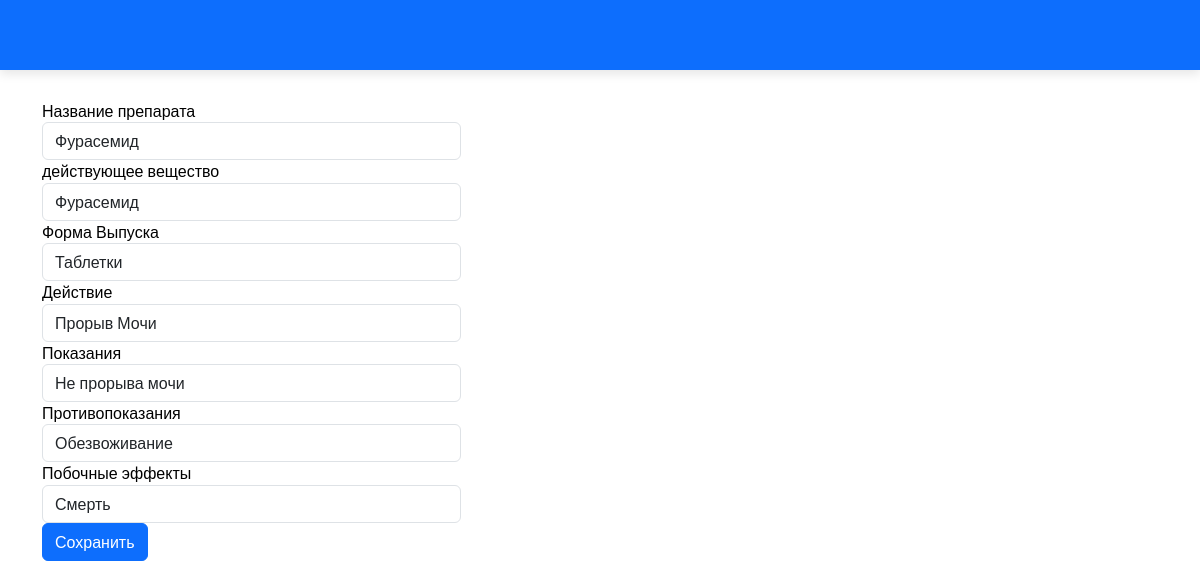
Page /edit/2/ on the committed database.
### app1/models.py (models this page shows)
class Farma(models.Model):
    name = models.CharField(max_length=50)
    agent = models.CharField(max_length=50)
    form = models.CharField(max_length=10)
    action = models.CharField(max_length=500)
    need = models.CharField(max_length=500)
    non = models.CharField(max_length=500)
    subAction = models.CharField(max_length=500)

### app1/views.py (the view)
# urls.py: path("edit/<int:id>/", edit),
def edit(request, id):
    try:
        farma = Farma.objects.get(id=id)
        if request.method == "POST":
            farma = Farma()
            farma.name = request.POST.get("name")
            farma.agent = request.POST.get("agent")
            farma.form = request.POST.get("form")
            farma.action = request.POST.get("action")
            farma.need = request.POST.get("need")
            farma.non = request.POST.get("non")
            farma.subAction = request.POST.get("subAction")
            farma.save()
            return HttpResponseRedirect("/")
        else:
            return render(request, "html/edit.html", {"farma": farma})
    except Farma.DoesNotExist:
        return HttpResponseNotFound("<h2>Farma not found</h2>")

### app1/templates/html/edit.html (shortened to what this page needs)
<!DOCTYPE html>
{% load static %}
<html lang="ru">
<head>
	<link rel="stylesheet"  href="/static/styles/bootstrap-reboot.min.css">
	<link rel="stylesheet"  href="/static/styles/bootstrap-grid.min.css">
    <link href="https://cdn.jsdelivr.net/npm/bootstrap@5.3.2/dist/css/bootstrap.min.css" rel="stylesheet">
	<link rel="stylesheet"  href="/static/styles/styles.css">
</head>
<body>
	<nav class="navbar navbar-expand-lg navbar navbar-dark bg-primary">
		<div class="container">
		</div>
	</nav>
    <div class="container">
    <form method="POST" >
		 <div class="form-row">
           <div class="form-group col-md-6">
               <label for = "name">Название препарата</label><br>
                    <input type="text" class="form-control" name="name" id = "name" placeholder="{{farma.name}}" value = "{{farma.name}}" required/>
           </div>
           <div class="form-group col-md-6">
               <label for="TitleName">действующее вещество</label><br>
                    <input type="text" class="form-control" name="agent" id ="agnet" placeholder="{{farma.agent}}" value = "{{farma.agent}}" required/>
           </div>
         </div>
           <div class="form-group col-md-6">
                <label for="inputStitle">Форма Выпуска</label>
                <input type="text" class="form-control" name = "form" id="form" maxlength="15" placeholder="{{farma.form}}" value = "{{farma.form}}" required/>
           <div class="form-group col-md-12">
                <label for="inputStitle">Действие</label>
               <input type="text" class="form-control" name = "action" id="action" maxlength="15" placeholder="{{farma.action}}" value = "{{farma.action}}" required/>
            </div>
           </div>
           <div class="form-group col-md-6">
               <label for="SubGroupInput"> Показания </label><br>
               <input type="text" class="form-control" name="need" id="need" placeholder="{{farma.need}}" value = "{{farma.need}}"/>
               <label for="CommentInput"> Противопоказания </label><br>
               <input type="text" class="form-control" name="non" id="non" placeholder="{{farma.non}}" value = "{{farma.non}}"/>
           </div>
           <div class="form-group col-md-6">
            <label>Побочные эффекты </label><br>
            <input type="text" class="form-control" name="subAction" value = "{{farma.subAction}}" required/>
           </div>
		<input type="submit" value="Сохранить" class="btn btn-primary" />
    </form>
    </div>
</body>
</html>

### static/styles/styles.css (style rules this page uses)
body { position: relative; font-family: 'Noto Sans', sans-serif; font-size: 16px; line-height: 1.4; color: #000; min-width: 320px; overflow-x: hidden; height: auto; }
.navbar { width: 100%; height: 70px; box-shadow: 0 4px 10px rgba(0, 0, 0, .1); margin-bottom: 30px; }
.navbar .container { height: inherit; display: flex; justify-content: space-between; align-items: center; }
.form-control { width: 75%; }

### rows in the picture
Farma: name "Фурасемид", agent "Фурасемид", form "Таблетки", action "Прорыв Мочи", need "Не прорыва мочи", non "Обезвоживание", subAction "Смерть"
